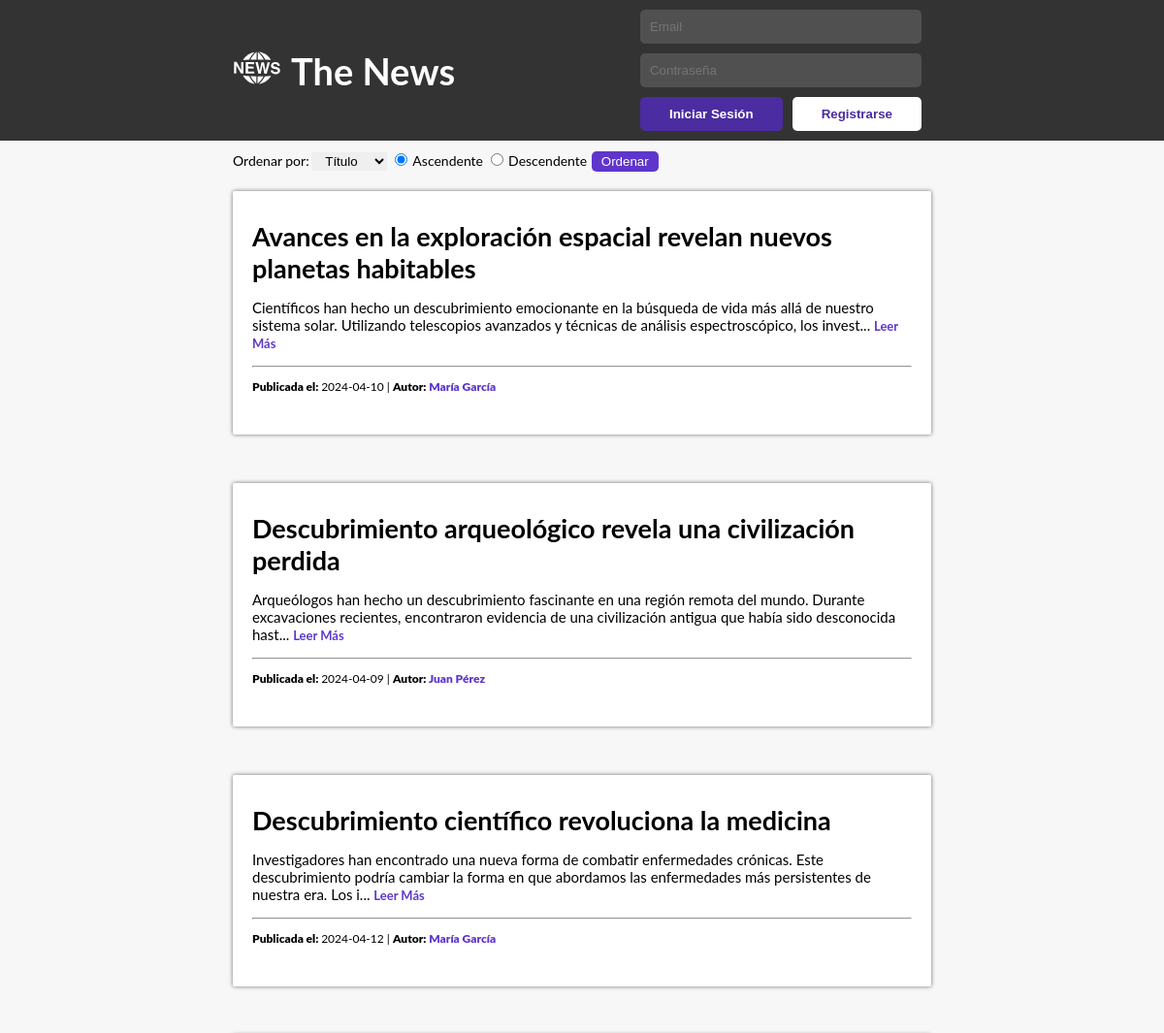
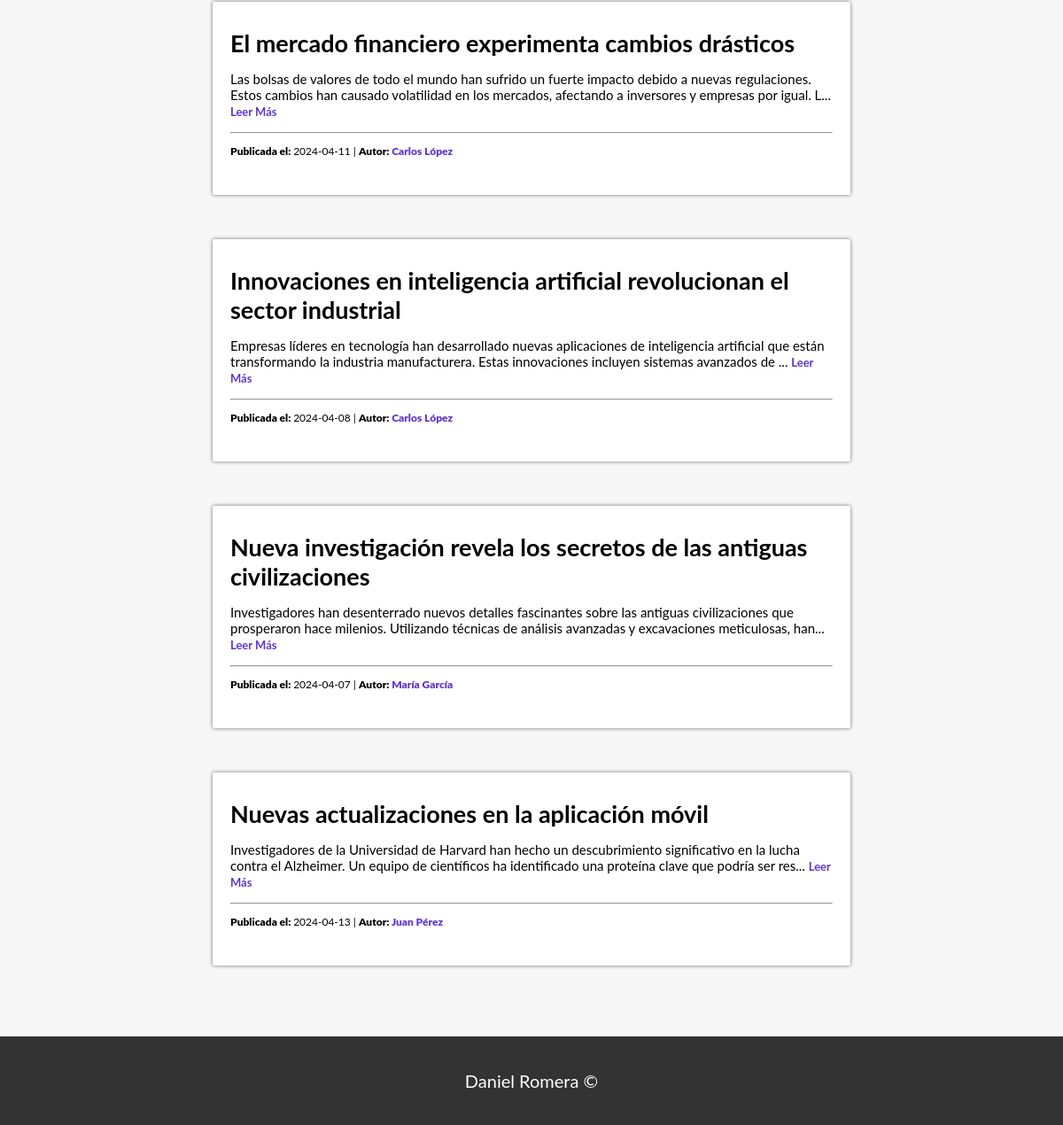
/vista/index.php, run on the app's committed database (2 pictures, top to bottom).
### tables this page shows
CREATE TABLE `noticia` (
  `id` int NOT NULL AUTO_INCREMENT,
  `titulo` varchar(255) NOT NULL,
  `cuerpo` text NOT NULL,
  `fecha` date NOT NULL,
  `id_autor` int NOT NULL,
  PRIMARY KEY (`id`)
);

CREATE TABLE `usuario` (
  `id` int NOT NULL AUTO_INCREMENT,
  `nombre` varchar(255) NOT NULL,
  `email` varchar(255) NOT NULL,
  `contrasena` varchar(255) NOT NULL,
  PRIMARY KEY (`id`)
);

### modelo/modelo.php (called while the page is built, shortened)
<?php
function crearConexion(){
    $conexion = mysqli_connect(HOST, USER, PASSWORD, DATABASE);
    if(!$conexion){
        die("<br>Error de conexión con la base de datos: " . mysqli_connect_error());
    }
    else{
        return $conexion;
    }
}
function getListaNoticias($orderBy, $orderDir){
    $db = crearConexion();
    $orderByOptions = array("titulo", "fecha", "id_autor");
    if (!in_array($orderBy, $orderByOptions)) {
        $orderBy = "titulo";
    }
    if ($orderBy == $orderByOptions[2]){
        $sql = "SELECT noticia.*, usuario.nombre AS nombre_autor
        FROM noticia
        JOIN usuario ON noticia.id_autor = usuario.id
        ORDER BY usuario.nombre $orderDir;";
    } else{
        $sql = "SELECT noticia.*, usuario.nombre AS nombre_autor
        FROM noticia
        JOIN usuario ON noticia.id_autor = usuario.id
        ORDER BY $orderBy $orderDir;";
    }
    $stmt = $db->prepare($sql);
    $stmt->execute();
    $result = $stmt->get_result();
   if($result->num_rows > 0){
       return $result;
   } else{
       echo "No hay nada en la tabla noticia";
   }
}
?>

### controlador/controlador.php (the view, shortened to what this page needs)
<?php
include "../modelo/modelo.php";
function showListaNoticias($orderBy, $orderDir){
    $datos = getListaNoticias($orderBy, $orderDir);
    if (is_string($datos)) {
        echo $datos;
    } else {
        while ($fila = mysqli_fetch_assoc($datos)) {
    ?>
            <div class="noticia">
                <h3 class="titulo-noticia novisited"><a  href="noticia.php?id=<?= $fila["id"] ?>"><?= $fila["titulo"] ?></a></h3>
                <p class="noticia-cuerpo"><?=  substr($fila["cuerpo"], 0, 200); ?>... <a class="leer-mas" href="noticia.php?id=<?= $fila["id"] ?>">Leer Más</a></p>
                <hr>
                <p class="info-noticia"><span class="bold">Publicada el: </span><?= $fila["fecha"] ?> | <span class="bold">Autor: </span><span class="autor bold"><?= $fila["nombre_autor"] ?></span></p>
            </div>
    <?php
        }
    }
}
?>

### vista/header.php (shortened to what this page needs)
<!DOCTYPE html>
<html lang="en">
<head>
    <link rel="stylesheet" href="../css/styles.css?v=1">
</head>
<body>
    <header class="header">
        <div class="header-barra">
        <div class="header-main">
                <div class="header-logo">
                    <a class="header-logo" href="index.php">
                    <img src="../img/news.svg">
                    <h1>The News</h1>
                    </a>
                </div>
        </div>
            <div class="header-login">
                <?php if (!isset($_SESSION['usuario'])) {  ?>
                        <div >
                            <form class="login-form" method="POST">
                                <input type="email" id="email" name="email" required placeholder="Email">
                                <input type="password" id="password" name="password" required placeholder="Contraseña">
                                <div class="login-form-botones">
                                    <input class="boton" type="submit" value="Iniciar Sesión">
                                    <button class="registro-button boton" onclick="window.location.href='registro.php'">Registrarse</button>
                                </div>
                            </form>
                        </div>
                    <?php } ?>
            </div>
        </div>
    </header>

### vista/index.php (shortened to what this page needs)
    <?php
        require "../controlador/controlador.php";
            $orderBy = "";
            $orderDir = "";
        include "header.php"
    ?>
    <main class="main">
        <div class="noticias-container">
            <form class="noticias-form" action="index.php" method="POST">
                <label for="ordenar">Ordenar por:</label>
                <select class="ordenar-opciones" name="orderBy">
                    <option value="titulo" <?php if(isset($_POST['orderBy']) && $_POST['orderBy'] == 'titulo') echo 'selected'; ?> >Título</option>
                </select>
                <input type="radio" id="ASC" name="orderDir" value="ASC" <?php if(!isset($_POST['orderDir']) || (isset($_POST['orderDir']) && $_POST['orderDir'] == 'ASC')) echo 'checked';?>>
                <label for="ASC">Ascendente</label>
                <input type="radio" id="DESC" name="orderDir" value="DESC" <?php if(isset($_POST['orderDir']) && $_POST['orderDir'] == 'DESC') echo 'checked';?>>
                <label for="DESC">Descendente</label>
                <input class="ordenar-button"  type="submit" value="Ordenar">
            </form>
            <div class="lista-container">
                <?php showListaNoticias($orderBy, $orderDir); ?>
            </div>
        </div>
    </main>
    <?php
        include "footer.php";
    ?>
</body>
</html>

### vista/footer.php
<footer class="footer">
        <div class="footer-container">
                <p class="blanco">Daniel Romera ©</p>
        </div>
    </footer>

### css/styles.css (style rules this page uses)
html { font-size: 62.5%; box-sizing: border-box; }
*, *:before, *:after { box-sizing: inherit; }
body { font-family: var(--fuentePrincipal); margin: 0; position: relative; min-height: 100vh; display: flex; flex-direction: column; justify-content: space-between; background-color: #f7f7f7; }
:root { --fuentePrincipal: "Lato", sans-serif; --colorPrincipal: #4b2ca1; }
h1 { font-size: 3.8rem; }
h3 { font-size: 2.7rem; margin: 0; }
img { width: 100%; display: block; }
a { text-decoration: none; color: inherit; }
.bold { font-weight: 900; }
.boton { font-weight: bold; text-decoration: none; padding: 1rem 3rem; text-align: center; border-radius: .5rem; border: none; }
.header { background-color: #333333; }
.header-barra { display: flex; justify-content: space-between; align-items: center; color: white; max-width: 60%; margin: auto; gap: 2rem; }
.header-barra input { padding: 1rem; background-color: #505050; border: none; color: white; border-radius: .5rem; }
.header-barra input[type=submit] { padding: auto; background-color: var(--colorPrincipal); color: white; padding: 1rem 3rem; }
.registro-button { background-color: white; color: var(--colorPrincipal); }
.header-login { display: flex; justify-content: space-between; gap: 1rem; }
.header-logo { display: flex; align-items: center; gap: 1rem; padding-right: 1rem; text-wrap: nowrap; }
.header-logo img { width: 5rem; height: 5rem; filter: invert(100%) sepia(0%) saturate(0%) hue-rotate(90deg) brightness(108%) contrast(102%); margin-bottom: .5rem; }
.login-form { display: flex; gap: 1rem; }
.login-form-botones { display: flex; gap: 1rem; }
@media (max-width: 1200px) { .login-form { display: flex; flex-direction: column; padding: 1rem; } }
.main { background-color: #f7f7f7; padding-bottom: 5rem; }
.noticias-container { max-width: 60%; margin: auto; padding: 1rem 0; }
.noticias-form label { font-size: 1.4rem; }
.ordenar-opciones { border: none; padding: .1rem 1rem; }
.ordenar-button { margin-left: .2rem; border: none; background-color: #5e36cc; color: white; padding: .3rem 1rem; border-radius: .5rem; }
.lista-container { margin-top: 1rem; display: flex; flex-direction: column; gap: 2rem; }
.noticia { background-color: white; padding: 3rem 2rem; margin-top: 1rem; border-radius: .2rem; box-shadow: 0px 0px 4px #6b6b6b; margin-bottom: 2rem; word-wrap: break-word; }
.noticia-cuerpo { font-size: 1.5rem; }
.titulo-noticia { color: black; text-decoration: none; }
.info-noticia { font-size: 1.2rem; }
.autor { color:#5e36cc; }
.blanco { color: white; }
.leer-mas { color:#5e36cc; font-size: 1.3rem; font-weight: bold; }
.footer { background-color: #333333; min-height: 10rem; display: flex; justify-content: center; align-items: center; bottom: 0; width: 100%; }
.footer-container { display: flex; justify-content: center; max-width: 60%; margin: auto; text-align: center; align-items: center; vertical-align: center; font-size: 2rem; }

### data on the page
noticia: titulo "Avances en la exploración espacial revelan nuevos planetas habitables", cuerpo "Científicos han hecho un descubrimiento emocionante en la búsqueda de vida más allá de nuestro sistema solar. Utilizando telescopios avanzados y técnicas de análisis espectroscópico, los invest", fecha "2024-04-10", id_autor.nombre "María García"
noticia: titulo "Descubrimiento arqueológico revela una civilización perdida", cuerpo "Arqueólogos han hecho un descubrimiento fascinante en una región remota del mundo. Durante excavaciones recientes, encontraron evidencia de una civilización antigua que había sido desconocida hast", fecha "2024-04-09", id_autor.nombre "Juan Pérez"
noticia: titulo "Descubrimiento científico revoluciona la medicina", cuerpo "Investigadores han encontrado una nueva forma de combatir enfermedades crónicas. Este descubrimiento podría cambiar la forma en que abordamos las enfermedades más persistentes de nuestra era. Los i", fecha "2024-04-12", id_autor.nombre "María García"
noticia: titulo "El mercado financiero experimenta cambios drásticos", cuerpo "Las bolsas de valores de todo el mundo han sufrido un fuerte impacto debido a nuevas regulaciones. Estos cambios han causado volatilidad en los mercados, afectando a inversores y empresas por igual. L", fecha "2024-04-11", id_autor.nombre "Carlos López"
noticia: titulo "Innovaciones en inteligencia artificial revolucionan el sector industrial", cuerpo "Empresas líderes en tecnología han desarrollado nuevas aplicaciones de inteligencia artificial que están transformando la industria manufacturera. Estas innovaciones incluyen sistemas avanzados de", fecha "2024-04-08", id_autor.nombre "Carlos López"
noticia: titulo "Nueva investigación revela los secretos de las antiguas civilizaciones", cuerpo "Investigadores han desenterrado nuevos detalles fascinantes sobre las antiguas civilizaciones que prosperaron hace milenios. Utilizando técnicas de análisis avanzadas y excavaciones meticulosas, han", fecha "2024-04-07", id_autor.nombre "María García"
noticia: titulo "Nuevas actualizaciones en la aplicación móvil", cuerpo "Investigadores de la Universidad de Harvard han hecho un descubrimiento significativo en la lucha contra el Alzheimer. Un equipo de científicos ha identificado una proteína clave que podría ser res", fecha "2024-04-13", id_autor.nombre "Juan Pérez"
